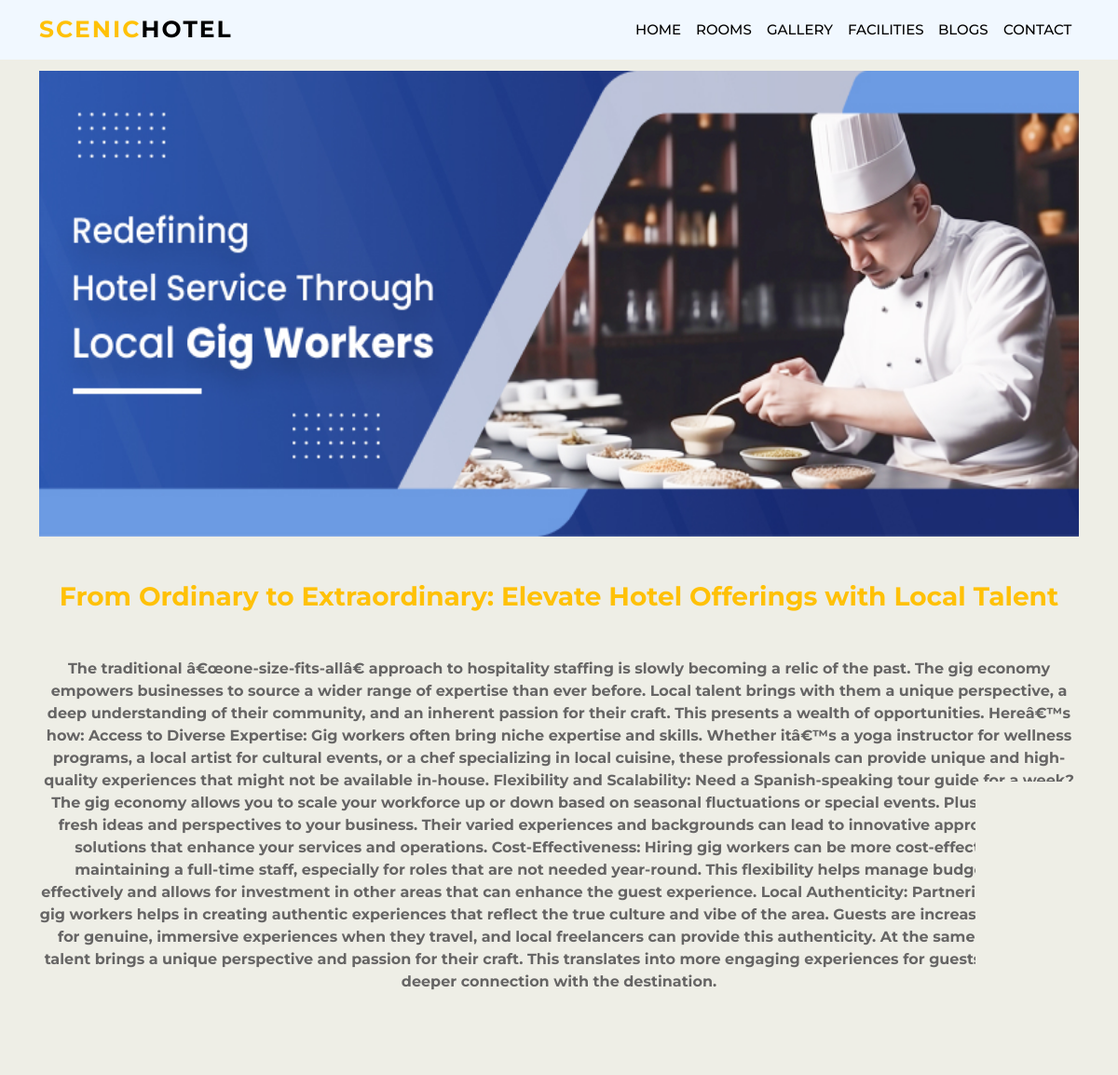
Screenshot of /blog_detail.php?id=7 with the database file from the repository.
### tables this page shows
CREATE TABLE IF NOT EXISTS `addblog` (
  `id` int(11) NOT NULL AUTO_INCREMENT,
  `title` varchar(150) NOT NULL,
  `submit_by` varchar(150) NOT NULL,
  `pic` varchar(200) NOT NULL,
  `message` text NOT NULL,
  `currentdate` datetime NOT NULL,
  PRIMARY KEY (`id`)
);

### blog_detail.php (the view, shortened to what this page needs)
<?php include 'header.php'?>
    <div class="container">
        <div class="row " style="margin-top: 60px;" data-aos="fade-up" data-aos-duration="1400">
            <?php
            $id=mysqli_real_escape_string($con,$_GET['id']);
            $qry="select * from addblog where id='$id'";
            $run=mysqli_query($con,$qry);
            while($data=mysqli_fetch_array($run))
            {
                echo "<div class='col-lg-12 mt-3 blog-clr' data-aos='fade-up' data-aos-duration='1400'>
                <img src='uploads/".$data['pic']." 'width='100%' style='height
                : 500px;'>
                <h3 class='my-5 text-center text-warning'>".$data['title']."</h3>
                <p class='text-center '><b>".$data['message']."</b></p>
                <p class='text-end fs-6 mt-5'><i class='la la-caret-right'></i>".$data['submit_by']."  ".$data['currentdate']."</p>
                </div>";
            }
            ?>
        </div>
    </div>

### style.css (style rules this page uses)
* { font-family: 'Montserrat', sans-serif; }
body { background-color: rgb(238, 238, 230); }

### rows the page displays
addblog: pic (picture), title "From Ordinary to Extraordinary: Elevate Hotel Offerings with Local Talent", message "The traditional â€œone-size-fits-allâ€ approach to hospitality staffing is slowly becoming a relic of the past. The gig economy empowers businesses to source a wider range of expertise than ever before. Local talent brings with them a unique perspective, a deep understanding of their community, and an inherent passion for their craft. This presents a wealth of opportunities. Hereâ€™s how: Access to Diverse Expertise: Gig workers often bring niche expertise and skills. Whether itâ€™s a yoga instructor for wellness programs, a local artist for cultural events, or a chef specializing in local cuisine, these professionals can provide unique and high-quality experiences that might not be…"
